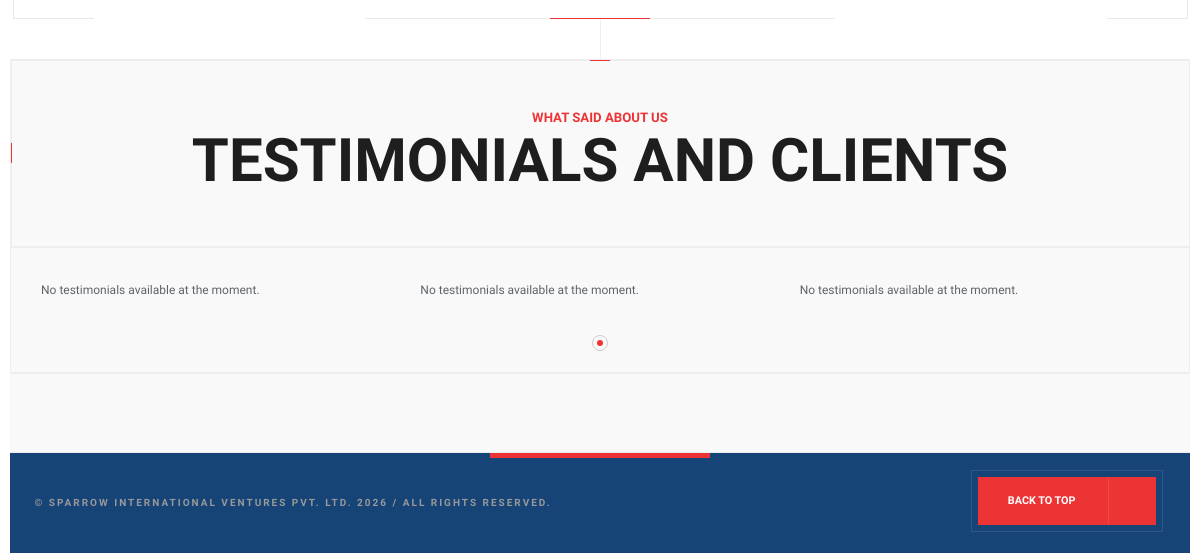
Page /about/ (lower part) on the earlier database version.
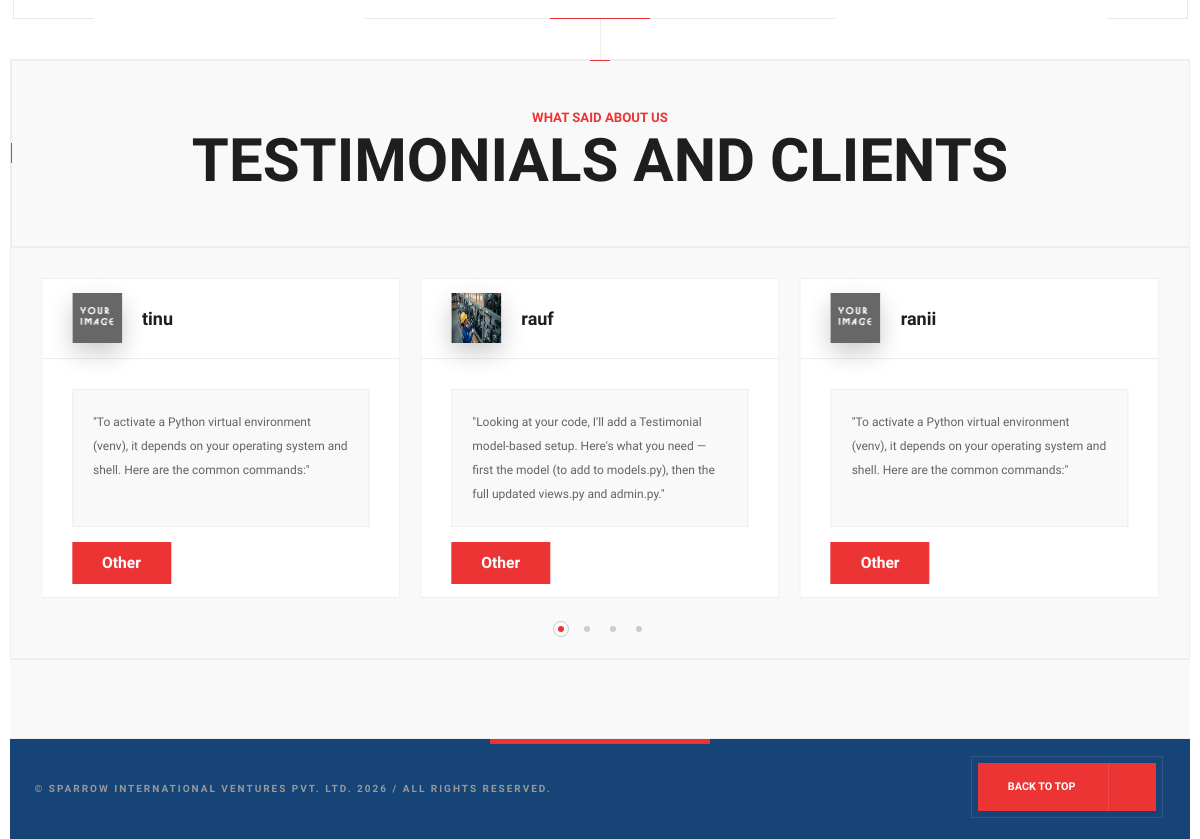
Same page on the later database version.
### main/models.py (models this page shows, shortened)
class Testimonial(models.Model):
    PLATFORM_CHOICES = [
        ('twitter', 'Via X-Twitter'),
        ('facebook', 'Via Facebook'),
        ('instagram', 'Via Instagram'),
        ('linkedin', 'Via LinkedIn'),
        ('google', 'Via Google'),
        ('other', 'Other'),
    ]
    name = models.CharField(max_length=100)
    avatar = models.ImageField(upload_to='images/avatar/', blank=True, null=True)
    review = models.TextField(default='')
    platform = models.CharField(max_length=20, choices=PLATFORM_CHOICES, default='other')
    platform_url = models.URLField(blank=True, null=True)
    order = models.PositiveIntegerField(default=0)
    is_active = models.BooleanField(default=True)
    created_at = models.DateTimeField(auto_now_add=True)
    class Meta:
        ordering = ['order', 'created_at']

### main/views.py (the view)
# urls.py: path('about/', views.about, name='about'),
def about(request):
    journey_milestones = JourneyMilestone.objects.filter(
        is_active=True
    ).order_by('order', 'year')
    team_members = TeamMember.objects.filter(
        is_active=True
    ).order_by('order', 'name')
    testimonials = Testimonial.objects.filter(
        is_active=True
    ).order_by('order')
    programs = ProgramGallery.objects.filter(
        is_active=True
    ).order_by('-year', 'order')[:8]
    program_years = (
        ProgramGallery.objects
        .filter(is_active=True)
        .values_list('year', flat=True)
        .distinct()
        .order_by('-year')
    )
    context = {
        'page_title': 'Our Story - Sparrow International',
        'active_page': 'about',
        'journey_milestones': journey_milestones,
        'team_members': team_members,
        'testimonials': testimonials,
        'programs': programs,
        'program_years': program_years,
    }
    return render(request, 'about.html', context)

### templates/about.html (shortened to what this page needs)
{% extends 'base.html' %}
{% load static %}
{% block content %}
<div class="content">
    <div class="content-box">
        <div class="section" style="padding-top: 0; padding-bottom: 60px;">
            <div class="container">
                <div class="section-dec fs-wrapper">
                    <div class="section-dec-bottom_line"></div>
                </div>
            </div>
        </div>
        <div>
            <div class="testimonilas-carousel-wrap">
                <div class="boxed-content">
                    <div class="section-title">
                        <h4>What said about us</h4>
                        <h2>Testimonials and Clients</h2>
                    </div>
                    <div class="bc_dec-line_v"></div>
                </div>
                <div class="testimonilas-carousel">
                    <div class="swiper-container">
                        <div class="swiper-wrapper">
                            {% for testimonial in testimonials %}
                            <div class="swiper-slide">
                                <div class="testi-item">
                                    <div class="testimonilas-text">
                                        <div class="testi-header">
                                            <div class="testi-avatar">
                                                {% if testimonial.avatar %}
                                                    <img src="{{ testimonial.avatar.url }}" alt="{{ testimonial.name }}">
                                                {% else %}
                                                    <img src="{% static 'images/avatar/1.jpg' %}" alt="{{ testimonial.name }}">
                                                {% endif %}
                                            </div>
                                            <h3>{{ testimonial.name }}</h3>
                                        </div>
                                        <div class="testimonilas-text-item">
                                            <div class="testimonilas-text-item-wrap">
                                                <p>"{{ testimonial.review }}"</p>
                                            </div>
                                        </div>
                                    </div>
                                    <div class="testi-footer">
                                        <a href="{{ testimonial.platform_url|default:'#' }}"
                                           class="testi-link"
                                           target="_blank">
                                            {{ testimonial.get_platform_display }}
                                        </a>
                                    </div>
                                </div>
                            </div>
                            {% empty %}
                            <div class="swiper-slide">
                                <p>No testimonials available at the moment.</p>
                            </div>
                            {% endfor %}
                        </div>
                    </div>
                </div>
                <div class="fwc-controls_wrap">
                    <div class="solid-pagination_btns tcs-pagination_init"></div>
                    <div class="tc-button tc-button-next"><i class="fa-solid fa-chevron-right"></i></div>
                    <div class="tc-button tc-button-prev"><i class="fa-solid fa-chevron-left"></i></div>
                </div>
            </div>
        </div>
    </div>
    <div class="content-dec">
    </div>
</div>
{% endblock %}

Differences in the rows shown:
added Testimonial: avatar (picture), name "rauf", review "Looking at your code, I'll add a Testimonial model-based setup. Here's what you need — first the model (to add to models.py), then the full updated views.py and admin.py.", platform "Other"
added Testimonial: name "ranii", review "To activate a Python virtual environment (venv), it depends on your operating system and shell. Here are the common commands:", platform "Other"
added Testimonial: name "tinu", review "To activate a Python virtual environment (venv), it depends on your operating system and shell. Here are the common commands:", platform "Other"
Other differences:
text no longer shown: "No testimonials available at the moment."
